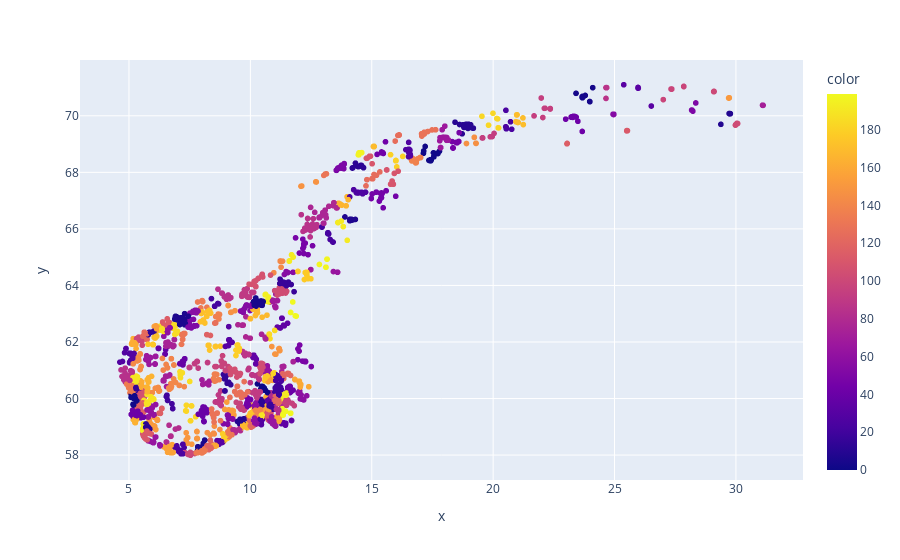

This figure's notebook cell:
### Code cell
import plotly.express as px

px.scatter(x=stores_train['lon'],y=stores_train['lat'], color = kmeans.labels_)

### Figure 1 — Plotly figure (JSON) as saved in the notebook; plotly's stock layout.template omitted (floating-point values rounded to 4 significant figures; data arrays with more than 128 entries replaced by an {"elided": "..."} marker saying what was removed)
{"data": [{"hovertemplate": "x=%{x}<br>y=%{y}<br>color=%{marker.color}<extra></extra>", "legendgroup": "", "marker": {"color": {"elided": "12859 int values"}, "coloraxis": "coloraxis", "symbol": "circle"}, "mode": "markers", "name": "", "showlegend": false, "type": "scattergl", "x": {"elided": "12859 float values"}, "xaxis": "x", "y": {"elided": "12859 float values"}, "yaxis": "y"}], "layout": {"coloraxis": {"colorbar": {"title": {"text": "color"}}, "colorscale": [[0, "#0d0887"], [0.1111, "#46039f"], [0.2222, "#7201a8"], [0.3333, "#9c179e"], [0.4444, "#bd3786"], [0.5556, "#d8576b"], [0.6667, "#ed7953"], [0.7778, "#fb9f3a"], [0.8889, "#fdca26"], [1, "#f0f921"]]}, "legend": {"tracegroupgap": 0}, "margin": {"t": 60}, "xaxis": {"anchor": "y", "domain": [0, 1], "title": {"text": "x"}}, "yaxis": {"anchor": "x", "domain": [0, 1], "title": {"text": "y"}}}}
